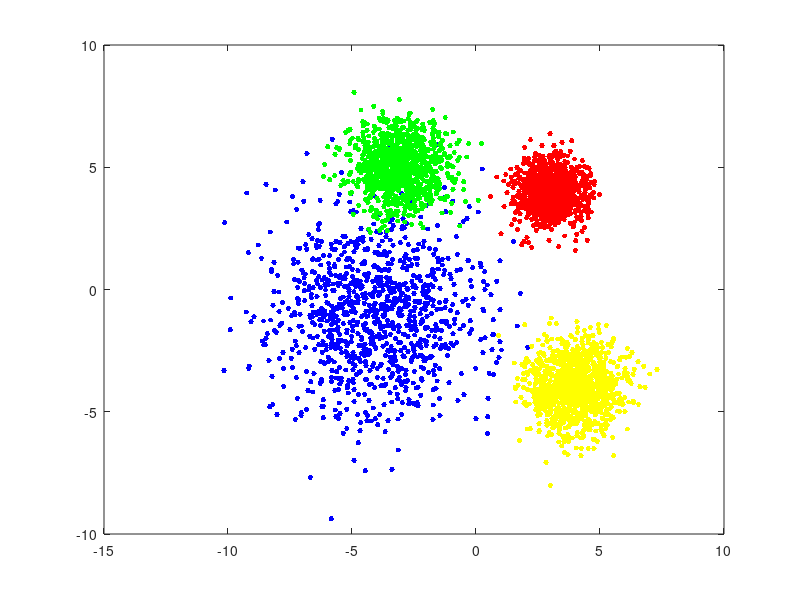

The MATLAB source for this figure: (Note: this script raises an error after producing the figure.)
% Generate a 2D uncorrelated dataset
% Implement KMeans from first principles 
%
clc;
close all;
clear;
% 1. Generate dataset
%%%%%%%%%%%%%%%%%%%%%%%%%%%%%%%%%%%%%%%%
Mean1 = [-4; -1];
Std1 = std(Mean1);
Mean2 = [3; 4];
Std2 = std(Mean2);
Mean3 = [4; -4];
Std3 = 1;
Mean4 = [-3; 5];
Std4 = 1;
samples = 1000; 
data1 = Std1 * randn(2, samples) + repmat(Mean1, 1, samples);
data2 = Std2 * randn(2, samples) + repmat(Mean2, 1, samples);
data3 = Std3 * randn(2, samples) + repmat(Mean3, 1, samples);
data4 = Std4 * randn(2, samples) + repmat(Mean4, 1, samples);
figure;
plot(data1(1, :), data1(2,:),'b.', 'MarkerSize',12);
hold on;
plot(data2(1,:), data2(2,:), 'r.', 'MarkerSize',12);
plot(data3(1,:), data3(2,:), 'y.', 'MarkerSize',12);
plot(data4(1,:), data4(2,:), 'g.', 'MarkerSize',12);
legend('Dataset 1', 'Dataset 2', 'Dataset 3', 'Dataset 4', 'location', 'NW'); 
title('Original Dataset');
hold off;
xlabel('x-value');
ylabel('y-value');
xlim([-10 10]);
ylim([-8 12]);
grid on;

% 2.Concatenate the training datasets and plot
%%%%%%%%%%%%%%%%%%%%%%%%%%%%%%%%%%%%%%%%%%%%%%%%%%%%%%%%%%%%%%%%%%%
trainData = [data1 data2 data3 data4];
figure;
plot(trainData(1, :), trainData(2,:),'b.', 'MarkerSize',12);
legend('Dataset','location', 'NW'); %'best');
title('Merged Dataset');
xlabel('x-value');
ylabel('y-value');
xlim([-10 10]);
ylim([-8 12]);
grid on;

% 3. Implement KMeans from first principles
%%%%%%%%%%%%%%%%%%%%%%%%%%%%%%%%%%%%%%%%%%%%%%%
X = trainData';
K = 4;
max_iterations = 10; %5;
max_k = 10;
% randomly assign the K data points as the initial "centroids" of the K clusters
elbow_found = false;
k_sumD = zeros(max_k,1);
for k = 1:max_k % iterate through multiple K values 
    centroids = initCentroids(X,k);
    sumD = zeros(k,1);
    for i = 1:max_iterations
        indices = getClosestCentroids(X, centroids); % reassign the indices to the relevant clusters
        [centroids, distances] = computCentroidsandDistances(X, indices, k); % recalculate centroids, and distances among all clusters
        sumD(i) = distances; 
    end
    k_sumD(k) = sumD(max_iterations); % Get final distance value for finished K value
    if k > 1 && k_sumD(k - 1) - 500 < k_sumD(k) && elbow_found == false
        elbow = k - 1;
        fprintf('Elbow found at k = %d', elbow)
        elbow_found = true;
    end
end
%idx = kmeans (X, K); %this is to use kmeans function to calculate the
%indices for each cluster
   figure;
   plot(sumD, 'bo-', 'linewidth',2);
   title('Overall distances vs. number of iterations');
    xlabel('Iterations');
    ylabel('Overall distances');
    grid on;
%%%%%%%%%%%%%%%%%%%%%%%%%%%%%%%%%%%%%%%%%%%%%%%%%%%%%%%%%%%%%%%%%%%%%%%%%%%
% Plotting each k_sumD
figure;
plot(k_sumD, 'bo-', 'LineWidth',2);
title('Elbow Method for Optimal K');
    xlabel('K value')
    ylabel('Overall distances');
    grid on;

% 4. Run your KMeans function on the data and plot results
%%%%%%%%%%%%%%%%%%%%%%%%%%%%%%%%%%%%%%%%%%%%%%%%%%%%%%%%%%%%%%%%%%%%%%%%%%%
message = sprintf('KMeans Clustering (MaxIterations = %d)', max_iterations);
figure;
plot(trainData(1, indices == 1),trainData(2, indices == 1),'b.', 'MarkerSize',12);% for 1st cluster
hold on;
plot(trainData(1, indices == 2), trainData(2, indices == 2), 'r.', 'MarkerSize',12); %for 2nd cluster
hold on;
plot(trainData(1, indices == 3), trainData(2, indices == 3), 'y.', 'MarkerSize',12); %for 3rd cluster
hold on;
plot(trainData(1, indices == 4), trainData(2, indices == 4), 'g.', 'MarkerSize',12); %for 4th cluster
hold on;
plot(centroids(1,1),centroids(1,2),'kx', 'MarkerSize',15,'LineWidth',3); %for the 1st centroid
hold on;
plot(centroids(2,1),centroids(2,2),'kx', 'MarkerSize', 15, 'LineWidth', 3); %for the 2nd centroid
hold on;
plot(centroids(3,1),centroids(3,2),'kx', 'MarkerSize', 15, 'LineWidth', 3); %for the 3rd centroid
hold on;
plot(centroids(4,1),centroids(4,2),'kx', 'MarkerSize', 15, 'LineWidth', 3); %for the 4th centroid
legend('Cluster 1', 'Cluster 2', 'Cluster 3', 'Cluster 4', 'Centroids', 'location', 'NW'); %'best');
title(message);
hold off;
xlabel('x-value');
ylabel('y-value');
xlim([-10 10]);
ylim([-8 12]);
grid on;